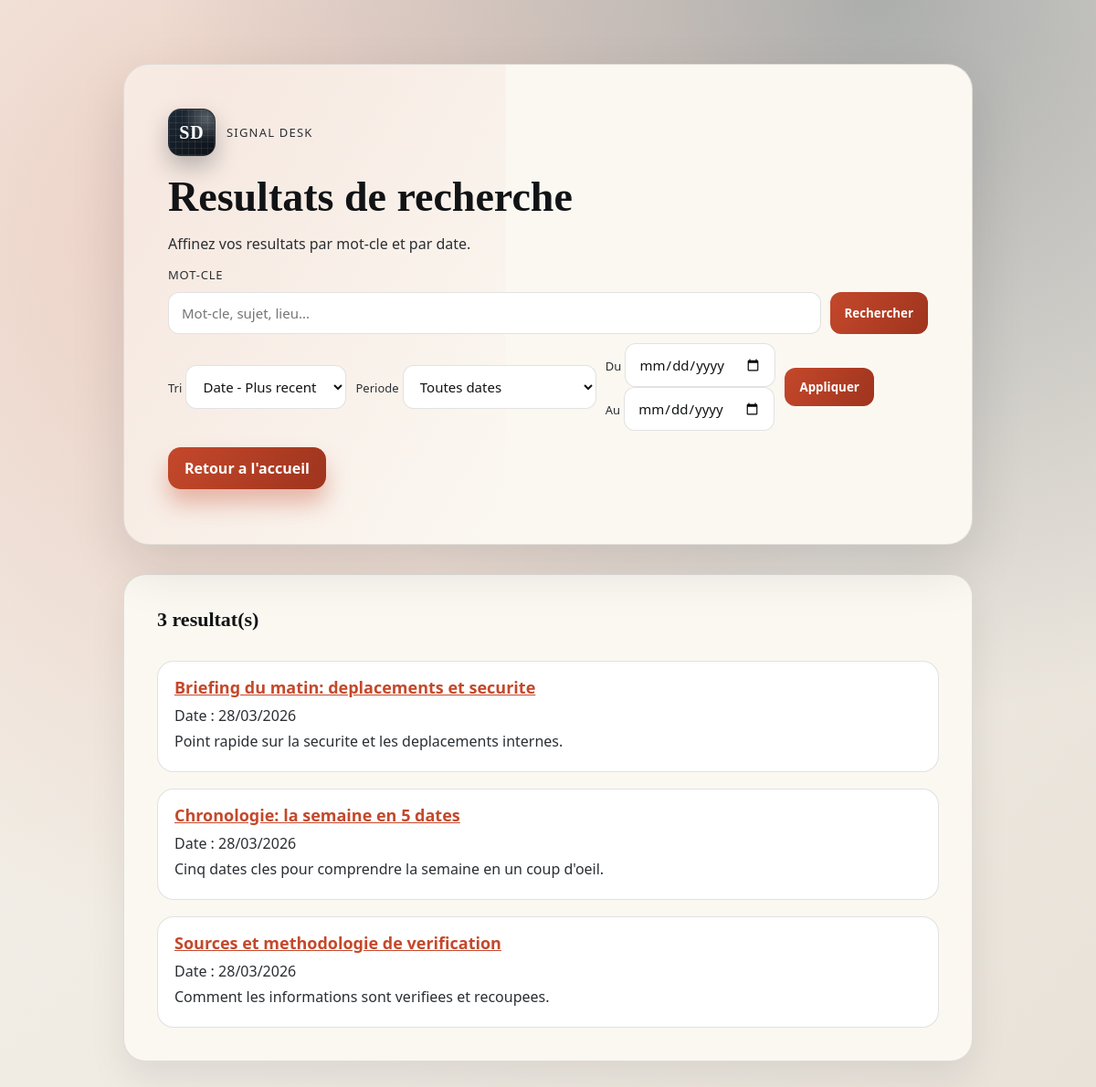
The page /pages/search_results.php on the database its author committed.
### tables this page shows
CREATE TABLE articles (
    id INT AUTO_INCREMENT PRIMARY KEY,
    titre_h1 VARCHAR(255) NOT NULL,             
    url_slug VARCHAR(255) UNIQUE NOT NULL,      
    contenu_html TEXT,                          
    image_url VARCHAR(255),
    image_alt VARCHAR(255),                     
    meta_description VARCHAR(160),              
    article_status_id INT NOT NULL DEFAULT 1,
    date_creation TIMESTAMP DEFAULT CURRENT_TIMESTAMP,
    CONSTRAINT fk_articles_status FOREIGN KEY (article_status_id) REFERENCES article_status(id)
);

### inc/Util.php (called while the page is built, shortened)
<?php
function resolveDateRangeFromPeriod($period, $dateFrom, $dateTo)
{
    $allowedPeriods = ['all', 'last_7', 'last_30', 'last_365', 'custom'];
    $selectedPeriod = in_array($period, $allowedPeriods, true) ? $period : 'all';
    return ['', ''];
}
function searchArticles($searchTerm = '', $sort = 'date_desc', $dateFrom = '', $dateTo = '', $period = 'all', $page = 1, $perPage = 6)
{
    $conn = getConnection();
    $allowedSorts = [
        'date_desc' => 'date_creation DESC',
        'date_asc' => 'date_creation ASC',
        'title_asc' => 'titre_h1 ASC',
        'title_desc' => 'titre_h1 DESC'
    ];
    $sortKey = array_key_exists($sort, $allowedSorts) ? $sort : 'date_desc';
    $orderBy = $allowedSorts[$sortKey];
    $safePage = max(1, (int) $page);
    $safePerPage = max(1, min(24, (int) $perPage));
    $offset = ($safePage - 1) * $safePerPage;
    $normalizedQuery = trim($searchTerm);
    [$resolvedDateFrom, $resolvedDateTo] = resolveDateRangeFromPeriod($period, $dateFrom, $dateTo);
    $whereSql = " WHERE article_status_id <> :deleted_status";
    $params = [
        'deleted_status' => ARTICLE_STATUS_DELETED
    ];
    $countSql = "SELECT COUNT(*) FROM articles" . $whereSql;
    $countStmt = $conn->prepare($countSql);
    $countStmt->execute($params);
    $total = (int) $countStmt->fetchColumn();
    $itemsSql = "SELECT id, url_slug, titre_h1, meta_description, date_creation FROM articles" . $whereSql . " ORDER BY " . $orderBy . " LIMIT :limit OFFSET :offset";
    $itemsStmt = $conn->prepare($itemsSql);
    foreach ($params as $key => $value) {
        $paramType = is_int($value) ? PDO::PARAM_INT : PDO::PARAM_STR;
        $itemsStmt->bindValue(':' . $key, $value, $paramType);
    }
    $itemsStmt->bindValue(':limit', $safePerPage, PDO::PARAM_INT);
    $itemsStmt->bindValue(':offset', $offset, PDO::PARAM_INT);
    $itemsStmt->execute();
    return [
        'items' => $itemsStmt->fetchAll(),
        'total' => $total,
        'page' => $safePage,
        'per_page' => $safePerPage,
        'total_pages' => max(1, (int) ceil($total / $safePerPage)),
        'resolved_date_from' => $resolvedDateFrom,
        'resolved_date_to' => $resolvedDateTo,
        'sort' => $sortKey
    ];
}

### pages/search_results.php (the view, shortened to what this page needs)
<?php
require_once '../inc/util.php';
$query = trim($_GET['q'] ?? '');
$sort = strtolower(trim($_GET['sort'] ?? 'date_desc'));
$period = strtolower(trim($_GET['period'] ?? 'all'));
$dateFrom = trim($_GET['date_from'] ?? '');
$dateTo = trim($_GET['date_to'] ?? '');
$page = (int) ($_GET['page'] ?? 1);
$searchResult = searchArticles($query, $sort, $dateFrom, $dateTo, $period, $page, 6);
$articles = $searchResult['items'];
$totalResults = $searchResult['total'];
$sort = $searchResult['sort'];
?>
<!DOCTYPE html>
<html lang="fr">
<head>
    <link rel="stylesheet" href="../assets/css/index.css">
</head>
<body>
<main>
    <header>
        <div class="brand front-brand">
            <span class="brand-mark logo-newsroom" aria-hidden="true">SD</span>
            <p class="brand-kicker">Signal Desk</p>
        </div>
        <h1>Resultats de recherche</h1>
        <p>Affinez vos resultats par mot-cle et par date.</p>
        <form class="search-form search-form-results" method="get" action="search_results.php">
            <label for="results-search" class="search-label">Mot-cle</label>
            <div class="search-row">
                <input id="results-search" type="search" name="q" value="<?php echo htmlspecialchars($query); ?>" placeholder="Mot-cle, sujet, lieu...">
                <button type="submit">Rechercher</button>
            </div>
            <div class="filter-row">
                <div class="filter-group">
                    <label for="sort">Tri</label>
                    <select id="sort" name="sort">
                        <option value="date_desc" <?php echo $sort === 'date_desc' ? 'selected' : ''; ?>>Date - Plus recent</option>
                    </select>
                </div>
                <div class="filter-group">
                    <label for="period">Periode</label>
                    <select id="period" name="period">
                        <option value="all" <?php echo $period === 'all' ? 'selected' : ''; ?>>Toutes dates</option>
                    </select>
                </div>
                <div class="filter-group filter-dates">
                    <div class="date-input">
                        <label for="date_from">Du</label>
                        <input id="date_from" type="date" name="date_from" value="<?php echo htmlspecialchars($dateFrom); ?>">
                    </div>
                    <div class="date-input">
                        <label for="date_to">Au</label>
                        <input id="date_to" type="date" name="date_to" value="<?php echo htmlspecialchars($dateTo); ?>">
                    </div>
                </div>
                <button type="submit" class="button-secondary">Appliquer</button>
            </div>
        </form>
        <p><a href="index.php">Retour a l'accueil</a></p>
    </header>
    <section id="articles">
        <h2><?php echo $totalResults; ?> resultat(s)</h2>
        <?php if (empty($articles)) { ?>
            <p>Aucun article ne correspond a votre recherche.</p>
        <?php } else { ?>
            <?php foreach ($articles as $article) { ?>
                <article>
                    <h3>
                        <a href="../../Iran/article/<?php echo htmlspecialchars($article['url_slug'] ?? ''); ?>.html">
                            <?php echo htmlspecialchars($article['titre_h1'] ?? ''); ?>
                        </a>
                    </h3>
                    <p>Date : <?php echo htmlspecialchars(date('d/m/Y', strtotime($article['date_creation'] ?? ''))); ?></p>
                    <p><?php echo htmlspecialchars($article['meta_description'] ?? ''); ?></p>
                </article>
            <?php } ?>
        <?php } ?>
    </section>
</main>
</body>
</html>

### assets/css/index.css (style rules this page uses)
:root { --font-body: "Segoe UI", "Helvetica Neue", Arial, sans-serif; --font-display: "Georgia", "Times New Roman", serif; --ink: #111315; --ink-soft: #2b2f33; --sand: #f0ede8; --paper: #fbf8f2; --rust: #c4482b; --coal: #0d1116; --line: rgba(17, 19, 21, 0.12); --glow: rgba(196, 72, 43, 0.25); }
* { box-sizing: border-box; }
body { margin: 0; font-family: var(--font-body); color: var(--ink); background: radial-gradient(circle at 20% 20%, rgba(196, 72, 43, 0.2), transparent 55%), radial-gradient(circle at 80% 0%, rgba(14, 31, 45, 0.3), transparent 50%), linear-gradient(130deg, #f7f3ec, #e8e2d9); min-height: 100vh; }
main { max-width: 1050px; margin: 0 auto; padding: 70px clamp(20px, 5vw, 80px) 90px; display: grid; gap: 32px; }
header { background: var(--paper); border: 1px solid var(--line); border-radius: 28px; padding: clamp(24px, 4vw, 48px); box-shadow: 0 24px 60px rgba(17, 19, 21, 0.12); position: relative; overflow: hidden; animation: rise 600ms ease-out; }
header::before { content: ""; position: absolute; inset: 0; background: linear-gradient(120deg, transparent, var(--glow), transparent); opacity: 0.35; transform: translateX(-55%); pointer-events: none; }
.front-brand { display: inline-flex; align-items: center; gap: 12px; margin-bottom: 18px; position: relative; z-index: 1; }
.brand-mark { width: 52px; height: 52px; border-radius: 14px; background: #17212b; color: #fff; font-family: var(--font-display); font-size: 20px; font-weight: 700; letter-spacing: 1px; display: grid; place-items: center; position: relative; overflow: hidden; box-shadow: 0 12px 24px rgba(13, 17, 22, 0.25); }
.brand-mark::before { content: ""; position: absolute; inset: 0; pointer-events: none; }
.brand-mark.logo-newsroom { background: linear-gradient(145deg, #1d2a37 0%, #0d1116 100%); border: 1px solid rgba(255, 255, 255, 0.08); }
.brand-mark.logo-newsroom::before { background: linear-gradient(to right, rgba(255, 255, 255, 0.08) 1px, transparent 1px), linear-gradient(to bottom, rgba(255, 255, 255, 0.08) 1px, transparent 1px), radial-gradient(circle at 82% 20%, rgba(255, 255, 255, 0.28), transparent 45%); background-size: 7px 7px, 7px 7px, auto; }
.brand-kicker { margin: 0; font-size: 13px; letter-spacing: 1.2px; text-transform: uppercase; color: var(--ink-soft); }
h1 { font-family: var(--font-display); font-size: clamp(30px, 4vw, 46px); margin: 0 0 14px; position: relative; z-index: 1; }
header p { margin: 0 0 12px; color: var(--ink-soft); position: relative; z-index: 1; }
.search-form { position: relative; z-index: 1; display: grid; gap: 10px; margin: 14px 0 18px; }
.search-label { font-size: 13px; text-transform: uppercase; letter-spacing: 0.8px; color: var(--ink-soft); }
.search-row { display: flex; gap: 10px; flex-wrap: wrap; }
.search-row input, .filter-row input, .filter-row select { border: 1px solid var(--line); border-radius: 12px; padding: 12px 14px; font-size: 15px; font-family: var(--font-body); background: #fff; color: var(--ink); }
.search-row input { flex: 1 1 320px; min-width: 180px; }
.search-row button, .filter-row button { border: 0; border-radius: 12px; padding: 12px 16px; background: linear-gradient(120deg, #c4482b, #9f341e); color: #fff; font-weight: 600; font-family: var(--font-body); cursor: pointer; }
.filter-row { display: flex; align-items: center; gap: 10px; flex-wrap: wrap; }
.filter-row label { font-size: 13px; color: var(--ink-soft); }
.button-secondary { background: linear-gradient(120deg, #27313d, #18222e); }
header a { display: inline-flex; align-items: center; gap: 8px; padding: 12px 18px; border-radius: 14px; text-decoration: none; color: #fff; background: linear-gradient(120deg, #c4482b, #9f341e); box-shadow: 0 16px 24px rgba(196, 72, 43, 0.35); font-weight: 600; }
section { background: var(--paper); border: 1px solid var(--line); border-radius: 24px; padding: clamp(20px, 3vw, 36px); box-shadow: 0 18px 40px rgba(17, 19, 21, 0.08); }
section h2 { font-family: var(--font-display); font-size: 22px; margin: 0 0 14px; }
#articles { display: grid; gap: 18px; }
#articles article { border: 1px solid var(--line); border-radius: 18px; padding: 16px 18px; background: #fff; }
#articles h3 { margin: 0 0 8px; font-size: 18px; }
#articles p { margin: 6px 0; color: var(--ink-soft); }
a { color: var(--rust); }

### rows shown on the page
articles: titre_h1 "Briefing du matin: deplacements et securite", date_creation "28/03/2026", meta_description "Point rapide sur la securite et les deplacements internes."
articles: titre_h1 "Chronologie: la semaine en 5 dates", date_creation "28/03/2026", meta_description "Cinq dates cles pour comprendre la semaine en un coup d'oeil."
articles: titre_h1 "Sources et methodologie de verification", date_creation "28/03/2026", meta_description "Comment les informations sont verifiees et recoupees."

### other values the page prints
$totalResults "3"
